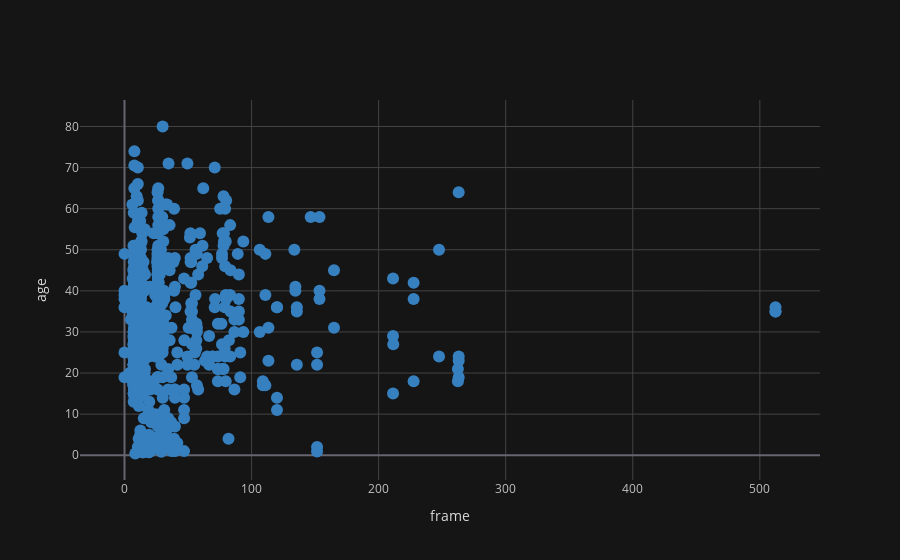

Write notebook code for a chart like this one.
### Code cell
cf.set_config_file(theme='solar')
df2.iplot( x='fare', y='age',kind='line', mode = 'markers', color ='blue',xTitle = 'frame',yTitle='age')

### Figure 1 — Plotly figure (JSON) as saved in the notebook; plotly's stock layout.template omitted (floating-point values rounded to 4 significant figures; data arrays with more than 128 entries replaced by an {"elided": "..."} marker saying what was removed)
{"data": [{"line": {"color": "rgba(55, 128, 191, 1.0)", "dash": "solid", "shape": "linear", "width": 1.3}, "marker": {"size": 12, "symbol": "circle"}, "mode": "markers", "name": "age", "text": "", "type": "scatter", "x": {"elided": "891 float values"}, "y": {"elided": "891 mixed values"}}], "layout": {"legend": {"bgcolor": "#151516", "font": {"color": "#D9D9D9"}}, "paper_bgcolor": "#151516", "plot_bgcolor": "#151516", "title": {"font": {"color": "#D9D9D9"}}, "xaxis": {"gridcolor": "#434343", "showgrid": true, "tickfont": {"color": "#C2C2C2"}, "title": {"font": {"color": "#D9D9D9"}, "text": "frame"}, "zerolinecolor": "#666570"}, "yaxis": {"gridcolor": "#434343", "showgrid": true, "tickfont": {"color": "#C2C2C2"}, "title": {"font": {"color": "#D9D9D9"}, "text": "age"}, "zerolinecolor": "#666570"}}}
